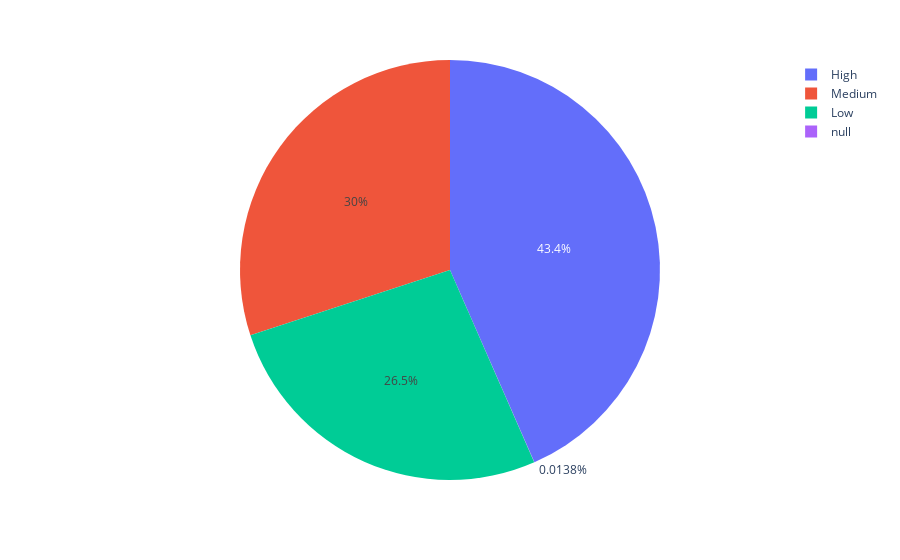

The cell this chart's notebook holds for it:
### Code cell
fig = px.pie(df, names='CLTV_PROFIT_SEGMENTATION')
fig.show()

### Figure 1 — Plotly figure (JSON) as saved in the notebook; plotly's stock layout.template omitted (floating-point values rounded to 4 significant figures; data arrays with more than 128 entries replaced by an {"elided": "..."} marker saying what was removed)
{"data": [{"domain": {"x": [0, 1], "y": [0, 1]}, "hovertemplate": "CLTV_PROFIT_SEGMENTATION=%{label}<extra></extra>", "labels": {"elided": "7258 str values"}, "legendgroup": "", "name": "", "showlegend": true, "type": "pie"}], "layout": {"legend": {"tracegroupgap": 0}, "margin": {"t": 60}}}
